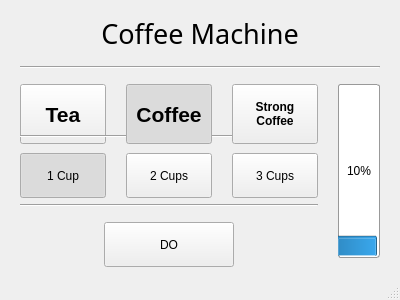
<?xml version="1.0" encoding="UTF-8"?>
<ui version="4.0">
 <class>MainWindow</class>
 <widget class="QMainWindow" name="MainWindow">
  <property name="geometry">
   <rect>
    <x>0</x>
    <y>0</y>
    <width>400</width>
    <height>300</height>
   </rect>
  </property>
  <property name="sizePolicy">
   <sizepolicy hsizetype="Fixed" vsizetype="Fixed">
    <horstretch>0</horstretch>
    <verstretch>0</verstretch>
   </sizepolicy>
  </property>
  <property name="minimumSize">
   <size>
    <width>400</width>
    <height>300</height>
   </size>
  </property>
  <property name="maximumSize">
   <size>
    <width>400</width>
    <height>300</height>
   </size>
  </property>
  <property name="windowTitle">
   <string>Coffee Machine</string>
  </property>
  <property name="styleSheet">
   <string notr="true">#centralWidget {
	background: center center no-repeat url(&quot;:/img/bg.jpg&quot;);
}</string>
  </property>
  <widget class="QWidget" name="centralWidget">
   <layout class="QGridLayout" name="gridLayout">
    <property name="leftMargin">
     <number>20</number>
    </property>
    <property name="topMargin">
     <number>15</number>
    </property>
    <property name="rightMargin">
     <number>20</number>
    </property>
    <property name="bottomMargin">
     <number>20</number>
    </property>
    <property name="horizontalSpacing">
     <number>20</number>
    </property>
    <property name="verticalSpacing">
     <number>15</number>
    </property>
    <item row="4" column="1">
     <widget class="QPushButton" name="btn2Cup">
      <property name="minimumSize">
       <size>
        <width>0</width>
        <height>45</height>
       </size>
      </property>
      <property name="text">
       <string>2 Cups</string>
      </property>
      <property name="checkable">
       <bool>true</bool>
      </property>
      <attribute name="buttonGroup">
       <string notr="true">groupCups</string>
      </attribute>
     </widget>
    </item>
    <item row="2" column="0">
     <widget class="QPushButton" name="btnTea">
      <property name="minimumSize">
       <size>
        <width>0</width>
        <height>60</height>
       </size>
      </property>
      <property name="font">
       <font>
        <pointsize>16</pointsize>
        <weight>75</weight>
        <bold>true</bold>
       </font>
      </property>
      <property name="styleSheet">
       <string notr="true"/>
      </property>
      <property name="text">
       <string>Tea</string>
      </property>
      <property name="checkable">
       <bool>true</bool>
      </property>
      <attribute name="buttonGroup">
       <string notr="true">groupDrinks</string>
      </attribute>
     </widget>
    </item>
    <item row="5" column="0" colspan="3">
     <widget class="Line" name="line_3">
      <property name="orientation">
       <enum>Qt::Horizontal</enum>
      </property>
     </widget>
    </item>
    <item row="1" column="0" colspan="4">
     <widget class="Line" name="line_2">
      <property name="orientation">
       <enum>Qt::Horizontal</enum>
      </property>
     </widget>
    </item>
    <item row="3" column="0" colspan="3">
     <widget class="Line" name="line">
      <property name="orientation">
       <enum>Qt::Horizontal</enum>
      </property>
     </widget>
    </item>
    <item row="2" column="2">
     <widget class="QPushButton" name="btnSCoffee">
      <property name="minimumSize">
       <size>
        <width>0</width>
        <height>60</height>
       </size>
      </property>
      <property name="font">
       <font>
        <weight>75</weight>
        <bold>true</bold>
       </font>
      </property>
      <property name="text">
       <string>Strong
Coffee</string>
      </property>
      <property name="checkable">
       <bool>true</bool>
      </property>
      <attribute name="buttonGroup">
       <string notr="true">groupDrinks</string>
      </attribute>
     </widget>
    </item>
    <item row="0" column="0" colspan="4">
     <widget class="QLabel" name="label">
      <property name="font">
       <font>
        <family>Weibei TC</family>
        <pointsize>20</pointsize>
       </font>
      </property>
      <property name="text">
       <string>Coffee Machine</string>
      </property>
      <property name="alignment">
       <set>Qt::AlignCenter</set>
      </property>
     </widget>
    </item>
    <item row="4" column="0">
     <widget class="QPushButton" name="btn1Cup">
      <property name="minimumSize">
       <size>
        <width>0</width>
        <height>45</height>
       </size>
      </property>
      <property name="text">
       <string>1 Cup</string>
      </property>
      <property name="checkable">
       <bool>true</bool>
      </property>
      <property name="checked">
       <bool>true</bool>
      </property>
      <attribute name="buttonGroup">
       <string notr="true">groupCups</string>
      </attribute>
     </widget>
    </item>
    <item row="4" column="2">
     <widget class="QPushButton" name="btn3Cup">
      <property name="minimumSize">
       <size>
        <width>0</width>
        <height>45</height>
       </size>
      </property>
      <property name="text">
       <string>3 Cups</string>
      </property>
      <property name="checkable">
       <bool>true</bool>
      </property>
      <attribute name="buttonGroup">
       <string notr="true">groupCups</string>
      </attribute>
     </widget>
    </item>
    <item row="2" column="1">
     <widget class="QPushButton" name="btnCoffee">
      <property name="minimumSize">
       <size>
        <width>0</width>
        <height>60</height>
       </size>
      </property>
      <property name="font">
       <font>
        <pointsize>16</pointsize>
        <weight>75</weight>
        <bold>true</bold>
       </font>
      </property>
      <property name="styleSheet">
       <string notr="true"/>
      </property>
      <property name="text">
       <string>Coffee</string>
      </property>
      <property name="checkable">
       <bool>true</bool>
      </property>
      <property name="checked">
       <bool>true</bool>
      </property>
      <attribute name="buttonGroup">
       <string notr="true">groupDrinks</string>
      </attribute>
     </widget>
    </item>
    <item row="6" column="0" colspan="3">
     <layout class="QHBoxLayout" name="horizontalLayout">
      <item>
       <spacer name="horizontalSpacer_2">
        <property name="orientation">
         <enum>Qt::Horizontal</enum>
        </property>
        <property name="sizeHint" stdset="0">
         <size>
          <width>40</width>
          <height>20</height>
         </size>
        </property>
       </spacer>
      </item>
      <item>
       <widget class="QPushButton" name="btnDo">
        <property name="minimumSize">
         <size>
          <width>130</width>
          <height>45</height>
         </size>
        </property>
        <property name="text">
         <string>DO</string>
        </property>
       </widget>
      </item>
      <item>
       <spacer name="horizontalSpacer">
        <property name="orientation">
         <enum>Qt::Horizontal</enum>
        </property>
        <property name="sizeHint" stdset="0">
         <size>
          <width>40</width>
          <height>20</height>
         </size>
        </property>
       </spacer>
      </item>
     </layout>
    </item>
    <item row="2" column="3" rowspan="5">
     <widget class="QProgressBar" name="waterLevel">
      <property name="styleSheet">
       <string notr="true">QProgressBar {
	background: QLinearGradient( x1: 0, y1: 0, x2: 1, y2: 0,
		stop: 0 #f6f6f6,
		stop: 1 #eee );
	border: 1px solid #999;
	border-radius: 3px;
	text-align: center;
	width: 40px;
}

QProgressBar::chunk {
	background: QLinearGradient( x1: 0, y1: 0, x2: 1, y2: 0,
		stop: 0 #b2e1ff,
		stop: 1 #66b6fc );
}</string>
      </property>
      <property name="value">
       <number>10</number>
      </property>
      <property name="orientation">
       <enum>Qt::Vertical</enum>
      </property>
     </widget>
    </item>
   </layout>
  </widget>
  <widget class="QStatusBar" name="statusBar"/>
 </widget>
 <layoutdefault spacing="6" margin="11"/>
 <resources/>
 <connections/>
 <buttongroups>
  <buttongroup name="groupDrinks"/>
  <buttongroup name="groupCups"/>
 </buttongroups>
</ui>
